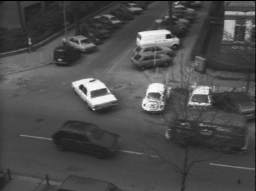
%> input picture hw1/taxi36.pgm, 256 x 191 px
$ octave q3e.m   (GNU Octave 9; MATLAB toolbox functions it lacks are replaced by stand-ins)
%> lines starting %> are read from the running program, lines starting %| are printed output that depends on the picture; in (x1, y1, x2, y2) boxes, pixels count from 0 and x2, y2 are one past the last pixel; in counts of white or black regions, pixels touching at a corner belong together; the program's own positions count from 1
taxi36 = double(imread("taxi36.pgm"));
%> taxi36: size 191x256 double; min 0, max 250, mean 76.2; mean of the top-left, top-right, bottom-left and bottom-right quarters 76.7, 85.5, 72.2, 70.3
taxi38 = double(imread("taxi38.pgm"));
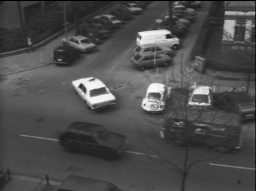
%> input picture hw1/taxi38.pgm, 256 x 191 px
%> taxi38: size 191x256 double; min 0, max 250, mean 76.2; mean of the top-left, top-right, bottom-left and bottom-right quarters 76.9, 85.7, 72.1, 70.2
taxi40 = double(imread("taxi40.pgm"));
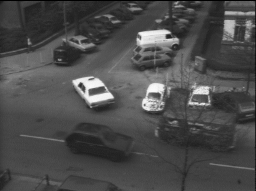
%> input picture hw1/taxi40.pgm, 256 x 191 px
%> taxi40: size 191x256 double; min 0, max 250, mean 76; mean of the top-left, top-right, bottom-left and bottom-right quarters 76.8, 85.5, 71.9, 69.7
dif13 = uint8((abs(taxi40-taxi36))); %%substraction of images
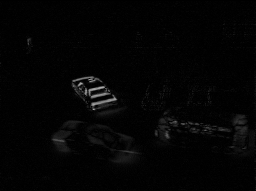
%> dif13: size 191x256 uint8; min 0, max 173, mean 4.1

subplot(1,3,1);
imshow(dif13);
title('subtraction of images');

dif100log = (uint8((abs(taxi40-taxi36)))>100); %%threshold is 100 and it creates a binary image
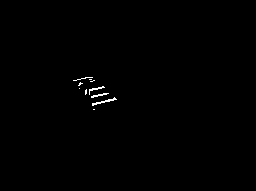
%> dif100log: size 191x256 logical; 0.36% white in thin lines or dots, all inside (x1, y1, x2, y2) = (73, 77, 117, 110)
subplot(1,3,2);
imshow(dif100log);
title('threshold 100');

threshold = 172;
difthresholdlog = (uint8((abs(taxi40-taxi36)))>threshold);%%it creates a binary image for spesific threshold
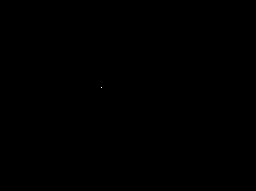
%> difthresholdlog: size 191x256 logical; 0% white in thin lines or dots, all inside (x1, y1, x2, y2) = (101, 87, 102, 88)
subplot(1,3,2);
subplot(1,3,3);
imshow(difthresholdlog);
title('threshold 172');
